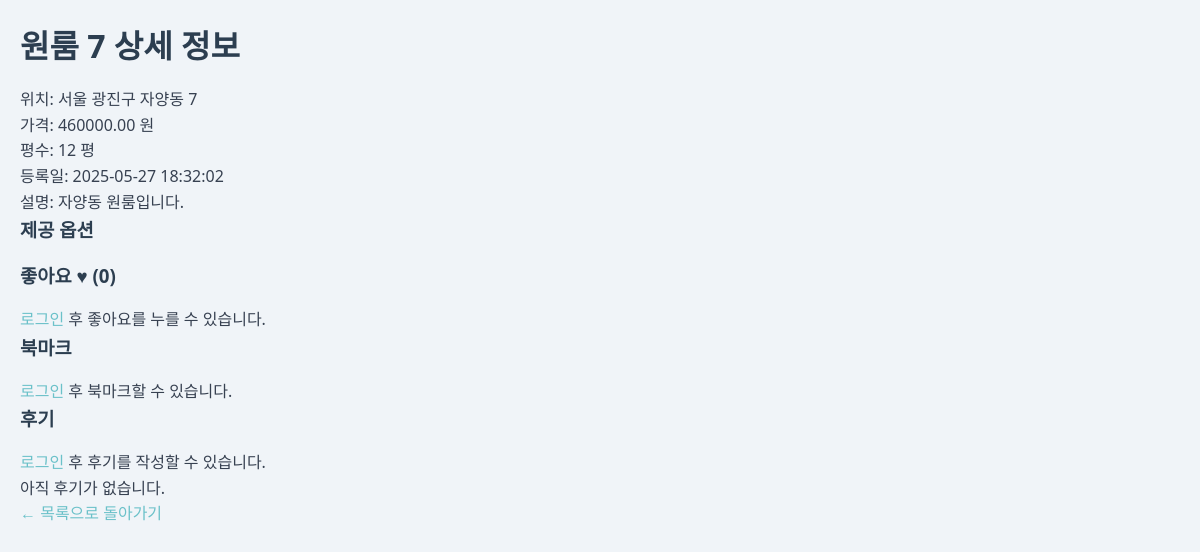
The page /living_Room/room_detail.php?room_id=7 on the database its author committed.
### tables this page shows
CREATE TABLE Room (
    room_id INT AUTO_INCREMENT PRIMARY KEY,                      
    user_id INT NOT NULL,                                        
    room_name VARCHAR(100) NOT NULL,                             
    location VARCHAR(255),                                       
    price DECIMAL(10, 2),                                        
    size FLOAT,                                                  
    image_path TEXT,                                             
    created_at DATETIME DEFAULT CURRENT_TIMESTAMP,               
    description TEXT,                                            
    FOREIGN KEY (user_id) REFERENCES User(user_id) ON DELETE CASCADE  
);

### living_Room/room_detail.php (the view, shortened to what this page needs)
<?php
include 'db.php';
$room_id = $_GET['room_id'] ?? null;
$sql = "SELECT * FROM Room WHERE room_id = ?";
$stmt = $conn->prepare($sql);
$stmt->bind_param("i", $room_id);
$stmt->execute();
$result = $stmt->get_result();
$Room = $result->fetch_assoc();
$sql = "SELECT u.name, r.rating, r.content, r.created_at
        FROM Review r JOIN User u ON r.user_id = u.user_id
        WHERE r.room_id = ? ORDER BY r.created_at DESC";
$review_stmt = $conn->prepare($sql);
$review_stmt->bind_param("i", $room_id);
$review_stmt->execute();
$reviews = $review_stmt->get_result();
$sql = "SELECT COUNT(*) as like_count FROM LikeRoom WHERE room_id = ?";
$stmt = $conn->prepare($sql);
$stmt->bind_param("i", $room_id);
$stmt->execute();
$like_count = $stmt->get_result()->fetch_assoc()['like_count'];
$bookmarked = false;
?>
<!DOCTYPE html>
<html lang="ko">
<head>
    <link rel="stylesheet" href="css/main.css">
</head>
<body>
<h1><?php echo htmlspecialchars($Room['room_name']); ?> 상세 정보</h1>
<p>위치: <?php echo htmlspecialchars($Room['location']); ?></p>
<p>가격: <?php echo htmlspecialchars($Room['price']); ?> 원</p>
<p>평수: <?php echo htmlspecialchars($Room['size']); ?> 평</p>
<p>등록일: <?php echo htmlspecialchars($Room['created_at']); ?></p>
<p>설명: <?php echo nl2br(htmlspecialchars($Room['description'])); ?></p>
<h3>제공 옵션</h3>
<h3>좋아요 ♥ (<?php echo $like_count; ?>)</h3>
<?php if (isset($_SESSION['user_id'])): ?>
<form method="post" action="like_toggle.php">
    <input type="hidden" name="room_id" value="<?php echo $room_id; ?>">
    <?php
    $stmt = $conn->prepare("SELECT 1 FROM LikeRoom WHERE user_id = ? AND room_id = ?");
    $stmt->bind_param("ii", $_SESSION['user_id'], $room_id);
    $stmt->execute();
    $liked = $stmt->get_result()->num_rows > 0;
    $stmt->close();
    ?>
    <button type="submit" name="action" value="<?php echo $liked ? 'unlike' : 'like'; ?>">
        <?php echo $liked ? '좋아요 취소' : '좋아요'; ?>
    </button>
</form>
<?php else: ?>
<p><a href="login.php">로그인</a> 후 좋아요를 누를 수 있습니다.</p>
<?php endif; ?>
<h3>북마크</h3>
<?php if (isset($_SESSION['user_id'])): ?>
<form method="post" action="bookmark_toggle.php">
    <input type="hidden" name="room_id" value="<?php echo $room_id; ?>">
    <button type="submit" name="action" value="<?php echo $bookmarked ? 'unbookmark' : 'Bookmark'; ?>">
        <?php echo $bookmarked ? '북마크 취소' : '북마크'; ?>
    </button>
</form>
<?php else: ?>
<p><a href="login.php">로그인</a> 후 북마크할 수 있습니다.</p>
<?php endif; ?>
<h3>후기</h3>
<?php if (isset($_SESSION['user_id'])): ?>
<form method="post" action="review_add.php">
    <input type="hidden" name="room_id" value="<?php echo $room_id; ?>">
    평점 (1~5): <input type="number" name="rating" min="1" max="5" required><br>
    내용:<br>
    <textarea name="content" rows="4" cols="50" required></textarea><br>
    <button type="submit">후기 작성</button>
</form>
<?php else: ?>
<p><a href="login.php">로그인</a> 후 후기를 작성할 수 있습니다.</p>
<?php endif; ?>
<?php if ($reviews->num_rows > 0): ?>
    <?php while ($r = $reviews->fetch_assoc()): ?>
        <div>
            <strong><?php echo htmlspecialchars($r['name']); ?></strong> (<?php echo $r['rating']; ?>/5)<br>
            <small><?php echo $r['created_at']; ?></small><br>
            <p><?php echo nl2br(htmlspecialchars($r['content'])); ?></p>
            <hr>
        </div>
    <?php endwhile; ?>
<?php else: ?>
    <p>아직 후기가 없습니다.</p>
<?php endif; ?>
<a href="rooms_list.php">← 목록으로 돌아가기</a>
</body>
</html>

### living_Room/css/main.css (style rules this page uses)
* { margin: 0; padding: 0; box-sizing: border-box; }
body { font-family: 'Segoe UI', Tahoma, Geneva, Verdana, sans-serif; background-color: #f0f4f8; color: #374151; line-height: 1.6; padding: 20px; }
h1, h2, h3 { margin-bottom: 1rem; color: #2c3e50; font-weight: 700; }
a { color: #6bc1c9; text-decoration: none; transition: color 0.3s ease; }

### rows shown on the page
room: room_name "원룸 7", location "서울 광진구 자양동 7", price "460000.00", size "12", created_at "2025-05-27 18:32:02", description "자양동 원룸입니다."

### other values the page prints
$like_count "0"
